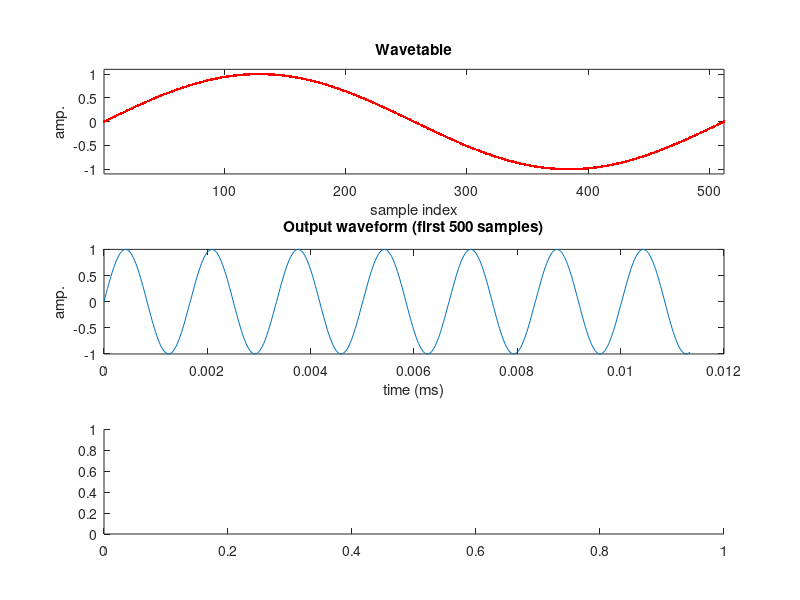

Recreate this plot in MATLAB. (Note: this script raises an error after producing the figure.)
%% Single wavetable synthesis
% Variable frequency via interpolation.
% Note that, especially for high frequencies, rounding discrepancies introduce
% interpolation noise into the output signal.
% One possible workaround could be to up/down-sample the wavetable to fit the 
% desired frequency before the loop... but this wouldn't be practical in real-
% time.

clear; close all;

% Constants.
% Wavetable type: 'sine' or 'saw'
wtType = 'sine';
% Sample rate.
Fs = 44100;
% Output frequency.
F0 = 600;
% Output duration.
outDurationS = 2;
% Output amplitude.
outAmp = 1.;
% Wavetable length.
wtLength = 2^9;
% Max output samples to plot.
maxOutPlot = 500;

% Plot setup.
figure( ...
    'Name', 'Single wavetable', ...
    'Position', [500 50 750 900] ...
);

% Create and plot the wavetable.
switch(wtType)
    case 'sine'
        wt = sin(linspace(0, 2 * pi, wtLength)');
    case 'saw'
        wt = linspace(-1, 1, wtLength);
end

subplot(311), ...
    plot(1:wtLength, wt, 'r.'), ...
    title('Wavetable'), ...
    xlim([1, wtLength]), ...
    ylim([-1.1, 1.1]), ...
    ylabel('amp.'), ...
    xlabel('sample index');

% Create output placeholder.
y = zeros(Fs * outDurationS, 1);

% Calculate the number of samples per period of the wavetable to produce the
% desired frequency.
sampsPerPeriod = Fs / F0;
wtStepsPerSample = wtLength / sampsPerPeriod;

% Repeatedly copy the wavetable to the output placeholder.
for n=1:(Fs * outDurationS)
    % Calculate the fractional sample index in the wavetable.
    wtIndex = mod(wtStepsPerSample * (n - 1), wtLength) + 1;
    % Calculate the magnitudes for samples either side of the fractional index.
    magnitude2 = rem(wtIndex, 1);
    magnitude1 = 1 - magnitude2;
    
    % Wrap the wavetable index as necessary.
    prevIndex = floor(wtIndex);
    nextIndex = ceil(wtIndex);
    if prevIndex == 0
        prevIndex = wtLength;
    end
    if nextIndex > wtLength
        nextIndex = 1;
    end
    
    % Compose the output sample from summed weighted samples.
    y(n) = outAmp * ( ...
        magnitude1 * wt(prevIndex) + ...
        magnitude2 * wt(nextIndex) ...
    );
end

sound(y, Fs);
% Plot beginning of output against time.
subplot(312), ...
    plot(linspace(0, maxOutPlot / Fs, maxOutPlot)', y(1:maxOutPlot)), ...
    title(sprintf('Output waveform (first %d samples)', maxOutPlot)), ...
    ylim([-1, 1]), ...
    ylabel('amp.'), ...
    xlabel('time (ms)');

% Plot spectrogram
subplot(313), ...
    spectrogram(y, 512, 64, 512, Fs, 'yaxis'), ...
    ylim([0, 10]);

% For sine wavetable, inspect the frequency response.
if strcmp(wtType, 'sine')
    figure( ...
        'Name', 'Frequency response', ...
        'Position', [600 50 750 900] ...
    );
    freqz(y);

    % Compare sin wavetable output with 'pure' sine wave:
    figure( ...
        'Name', 'Pure sine', ...
        'Position', [700 50 750 900] ...
    );
    y_ = sin(2 * pi * F0 * linspace(0, outDurationS, Fs * outDurationS));
    % spectrogram( y_, 512, 64, 512, Fs, 'yaxis');
    freqz(y_);
end
